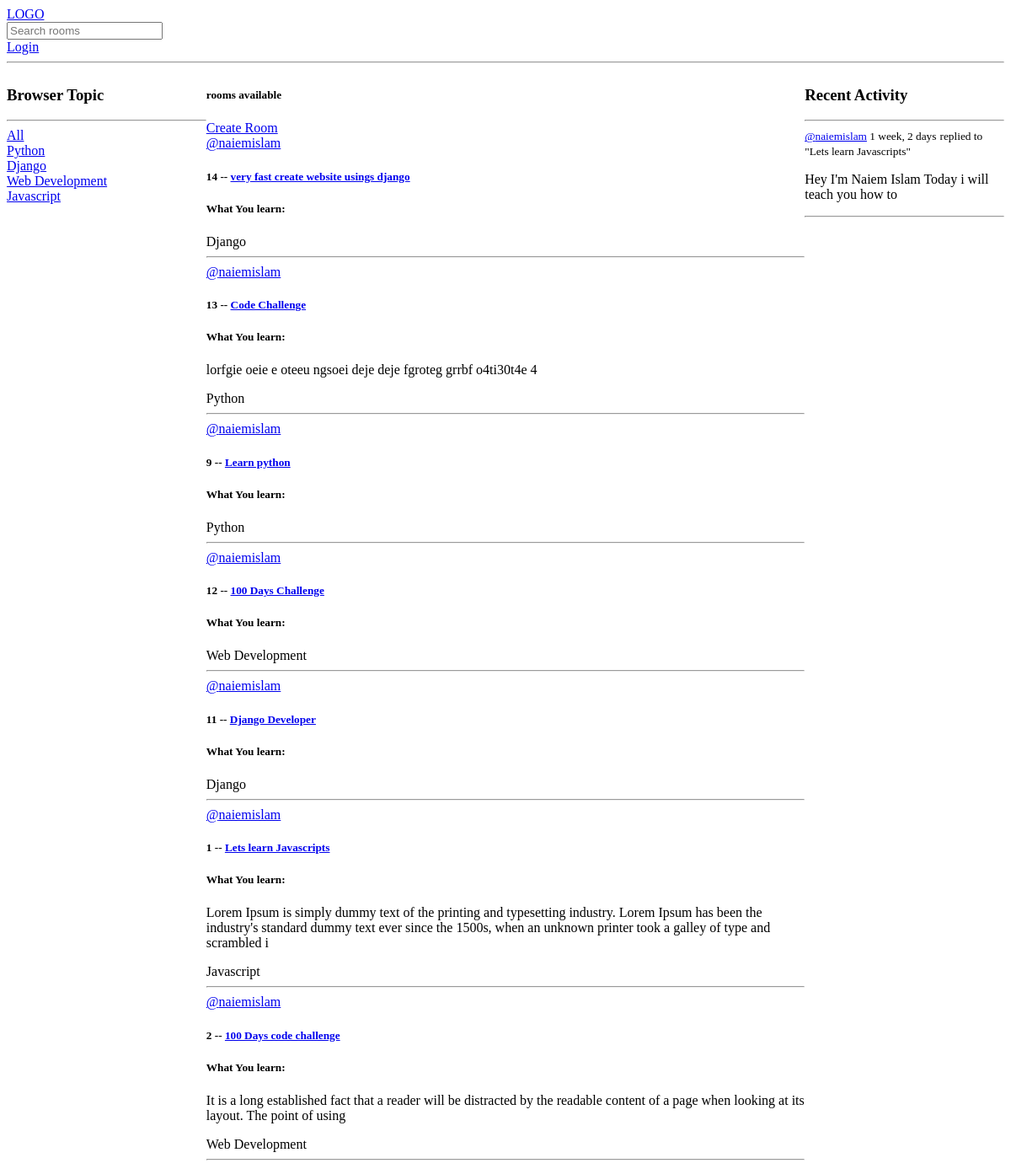
The app's page /profile/1/, older data.
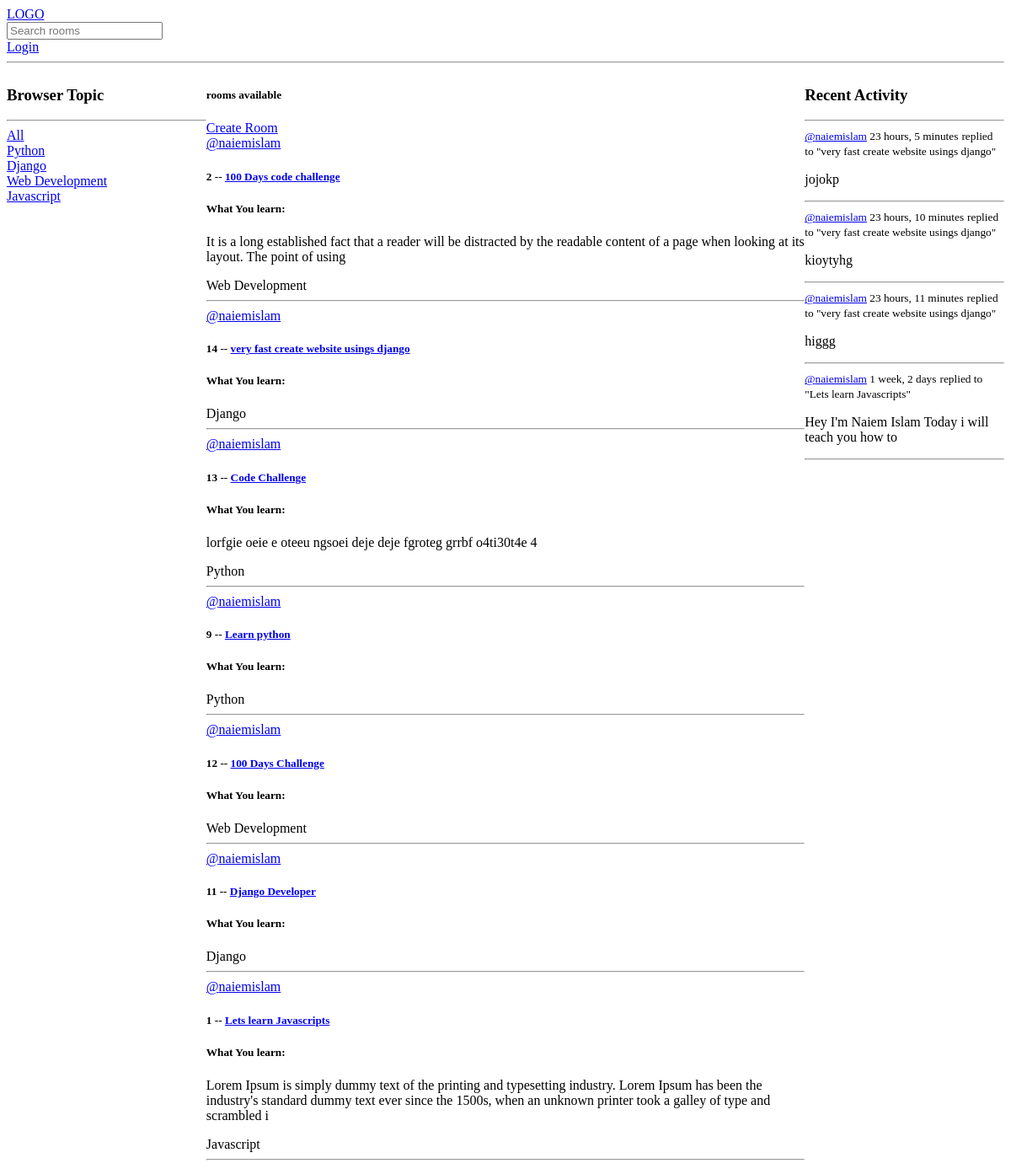
The same page, newer data.
### base/models.py (models this page shows, shortened)
class Topic(models.Model):
    name = models.CharField(max_length=200)

class Room(models.Model):
    host = models.ForeignKey(User, on_delete=models.SET_NULL, null=True)
    topic = models.ForeignKey(Topic, on_delete=models.SET_NULL, null=True)
    name = models.CharField(max_length=200)
    description = models.TextField(null=True, blank=True)
    participants = models.ManyToManyField(User, related_name='participants', blank=True)
    updated = models.DateTimeField(auto_now=True)
    created = models.DateTimeField(auto_now_add=True)
    class Meta:
        ordering = ['-updated', '-created']
    def __str__(self):
        return self.name

class Message(models.Model):
    user = models.ForeignKey(User, on_delete=models.CASCADE)
    room = models.ForeignKey(Room, on_delete=models.CASCADE)
    body = models.TextField()
    updated = models.DateTimeField(auto_now=True)
    created = models.DateTimeField(auto_now_add=True)
    class Meta:
        ordering = ['-updated', '-created']
    def __str__(self):
        return self.body[0:50]

### base/views.py (the view)
# urls.py: path('profile/<str:pk>/', views.user_profile, name="user-profile"),
def user_profile(request, pk):
    user = User.objects.get(id = pk)
    rooms = user.room_set.all()
    room_message = user.message_set.all()
    topics = Topic.objects.all()
    context = {'user': user,
               'rooms':rooms,
               'room_message': room_message,
               'topics': topics
               }
    return render(request, 'base/profile.html', context)

### base/templates/base/profile.html (shortened to what this page needs)
{% extends 'main.html' %}
{% block content %}
    <div class="profile-container">
        <div>
            {% include 'base/topics_components.html'%}
        </div>
        <div>
            {% include 'base/feed_components.html'%}
        </div>
        <div>
            {% include 'base/activity_companents.html'%}
        </div>
{% endblock content %}

### base/templates/base/topics_components.html
<div>
    <h3>Browser Topic</h3>
    <hr>
    <div><a href="{% url 'home' %}">All</a></div>
    {% for topic in topics%}
    <div>
        <a href="{% url 'home'%}?q={{topic.name}}">{{topic.name}}</a>
    </div>
    {% endfor %}
</div>

### base/templates/base/feed_components.html (shortened to what this page needs)
<div>
    <h5>{{room_count}} rooms available</h5>
    <div>
        <a href="{% url 'create-room' %}">Create Room</a>
    </div>
    {%for room in rooms%}
    <div>
        <a href="{% url 'user-profile' room.host.id %}">
            @{{room.host.username}}
        </a>
        <h5>{{room.id}} -- <a href="/room/{{room.id}}">{{room.name}}</a></h5>
        <h5>What You learn:</h5>
        <p>{{room.description}}</p>
        <div>
            {{room.topic.name}}
        </div>
        <hr>
    </div>
    {% endfor %}
</div>

### base/templates/base/activity_companents.html (shortened to what this page needs)
<h3>Recent Activity</h3>
<hr>
{% for message in room_message %}
    <div>
        <small><a href=" {% url 'user-profile' message.user.id %}">@{{message.user}}</a> {{message.created | timesince}}</small>
        <small> replied to "{{message.room}}"</small>
        <p>{{message}}</p>
        <hr>
    </div>
{% endfor %}
</div>

Row changes from the older to the newer data that the page shows:
changed Room "100 Days code challenge": moves up the list
added Message: user "naiemislam", created "23 hours, 5 minutes", room "very fast create website usings django", body "jojokp"
added Message: user "naiemislam", created "23 hours, 10 minutes", room "very fast create website usings django", body "kioytyhg"
added Message: user "naiemislam", created "23 hours, 11 minutes", room "very fast create website usings django", body "higgg"
